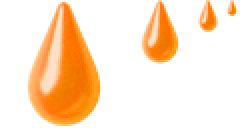
#> input picture utility_stuff/molten-metal.png, 120 x 64 px (shown 2 times larger)
$ python molten_metals.py
#> lines starting #> are read from the running program, lines starting #| are printed output that depends on the picture
from PIL import Image

import glob, os

overlay = Image.open("molten-metal.png")
#> overlay is the input picture: PIL image 120x64 RGBA; mean R, G, B, A 77.6, 151.8, 160.3, 65.5
overlay = overlay.crop((0, 0, 64, 64))
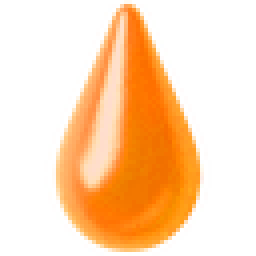
#> overlay: PIL image 64x64 RGBA (shown 4 times larger); mean R, G, B, A 104.6, 152.1, 144.4, 92.4; transparent parts drawn white
overlay.thumbnail((48, 48))
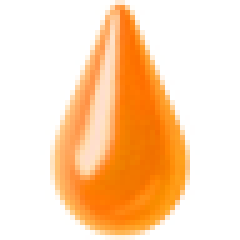
#> overlay: PIL image 48x48 RGBA (shown 5 times larger); mean R, G, B, A 106.2, 66.4, 24.9, 92.4; transparent parts drawn white

count = 0
for input_path in glob.glob("molten_metals_input/*.png"):
    file, ext = os.path.splitext(input_path)

#> (the run stopped early here; a loop or call above may not have finished)
